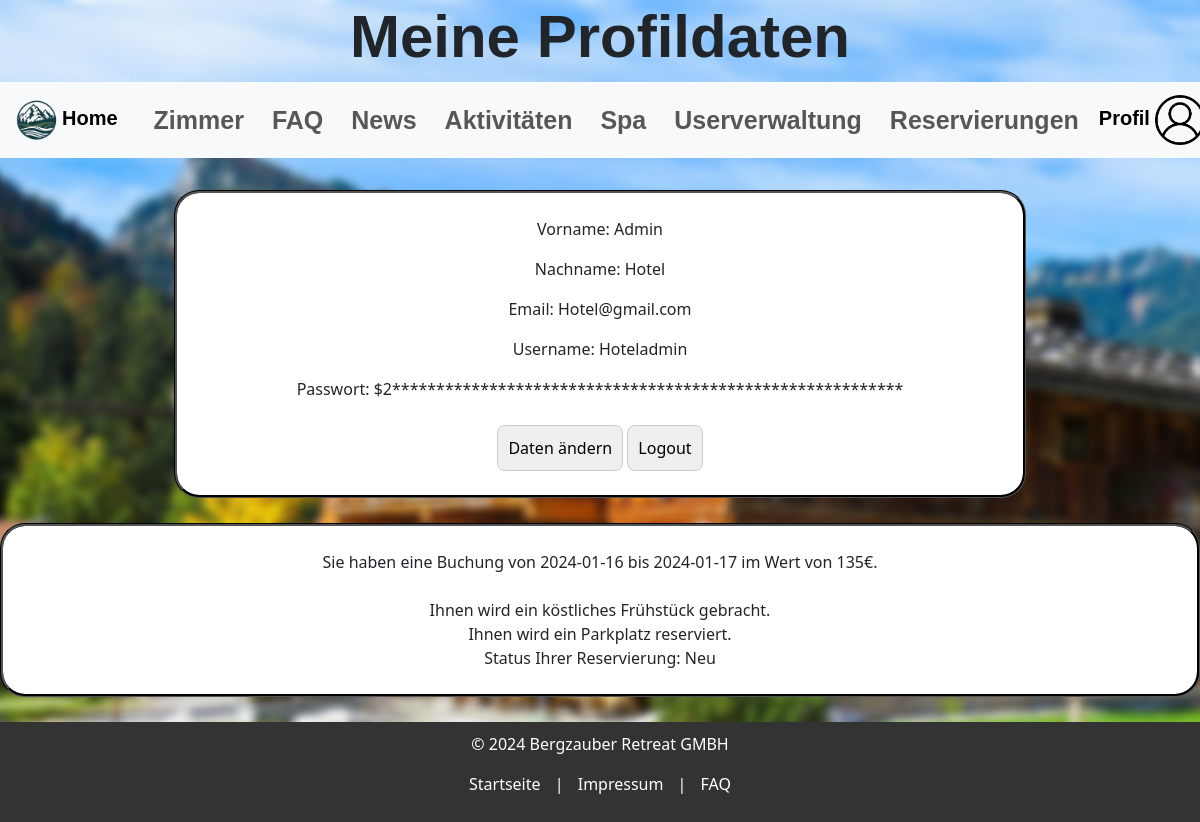
Screenshot of /php/Profil.php (signed in) with the database file from the repository.
### tables this page shows
CREATE TABLE `zimmer` (
  `zimmer_id` int(11) NOT NULL,
  `Kosten` int(32) NOT NULL,
  `Status` varchar(32) NOT NULL,
  `Anreise` date NOT NULL,
  `Abreise` date NOT NULL,
  `Frühstück` tinyint(4) NOT NULL,
  `Parkplatz` tinyint(4) NOT NULL,
  `Haustiere` tinyint(4) NOT NULL
);

### php/Profil.php (the view, shortened to what this page needs)
<!DOCTYPE html>
<html lang="de">
<head>
    <?php include "../includes/header.php"; ?>
</head>
<header>
    <h1 class="title">Meine Profildaten</h1>
</header>
<body>
    <?php
 include "../includes/nav.php";
    ?>
    <div class="container">
    <form method="post">
    <p>Vorname: <?php echo $_SESSION["firstname"];; ?></p>
    <p>Nachname: <?php echo $_SESSION["lastname"]; ?></p>
    <p>Email: <?php echo $_SESSION["email"]; ?></p>
    <p>Username: <?php echo $_SESSION["username"]; ?></p>
    <?php
        function partialPassword($password, $show = 2, $char = '*') {
            $length = strlen($password);
            return substr($password, 0, $show) . str_repeat($char, $length - $show);
        }
    $password = $_SESSION["pword"];
    echo "Passwort: " . partialPassword($password);
    ?>
    <br>
    <br>
    <form method="post">
        <input type="submit" name="change" value="Daten ändern">
    <form  method="post">
        <input type="submit" name="logout" value="Logout">
    </form>
    </form>
    </div>
<?php
$userid = $_SESSION['userid'];
$sql = "SELECT zimmer.*
FROM user
JOIN user_zimmer ON user.userid = user_zimmer.userid
JOIN zimmer ON user_zimmer.zimmer_id = zimmer.zimmer_id
WHERE user.userid = '$userid'";
$result = mysqli_query($conn, $sql);
if (mysqli_num_rows($result) > 0) {
    while($row = mysqli_fetch_assoc($result)) {
        echo '<form style="margin-bottom: 25px">';
        echo '<label>Sie haben eine Buchung von ';
        echo $row["Anreise"];
        echo ' bis ';
        echo $row["Abreise"];
        echo ' im Wert von ';
        echo $row["Kosten"];
        echo '€.</label><br>';
        if ($row["Frühstück"] == 1) {
            echo '<br>';
            echo "Ihnen wird ein köstliches Frühstück gebracht.";
        }
        if ($row["Parkplatz"] == 1) {
            echo '<br>';
            echo "Ihnen wird ein Parkplatz reserviert.";
        }
        echo '<br>Status Ihrer Reservierung: ';
        echo $row["Status"];
        echo '</form>';
    }
} else {
    echo "Keine Reservierungen gefunden.";
}
        ?>
<?php include "../includes/footer.php"; ?>
</body>
</html>

### css/stylesheet.css (style rules this page uses)
h1 { padding-top: 0.02em; text-align: center; font-family: sans-serif, Arial; padding-bottom: 0.02em; }
.container { display: flex; justify-content: center; align-items: center; margin-bottom: 10px; }
form { background-color: white; border-style: groove; border-color: black; border-radius: 25px; padding: 3vh 10vw; text-align: center; margin-bottom: 15px; }
body { margin: 0; padding: 0; min-height: 100vh; background-image: url('../res/img/Hotel.jpg'); background-size: cover; background-attachment: fixed; background-position: center; background-repeat: no-repeat; }
.title { font-size: 5vw; font-weight: bolder; }
input[type="text"], input[type="password"], input[type="submit"], input[type=reset], input[type="email"], select { padding: 10px; border: 1px solid #ccc; border-radius: 8px; box-sizing: border-box; transition: border-color 1s; }
@media (min-width: 600px) { .container { flex-direction: row; } }

### rows the page displays
zimmer: Anreise "2024-01-16", Abreise "2024-01-17", Kosten "135", shows "Ihnen wird ein köstliches Frühstück gebracht.", Parkplatz "Ihnen wird ein Parkplatz reserviert.", Status "Neu"

### other values shown
$_SESSION["firstname"] "Admin"
$_SESSION["lastname"] "Hotel"
$_SESSION["email"] "Hotel@gmail.com"
$_SESSION["username"] "Hoteladmin"
partialPassword($password) "$2**********************************************************"
